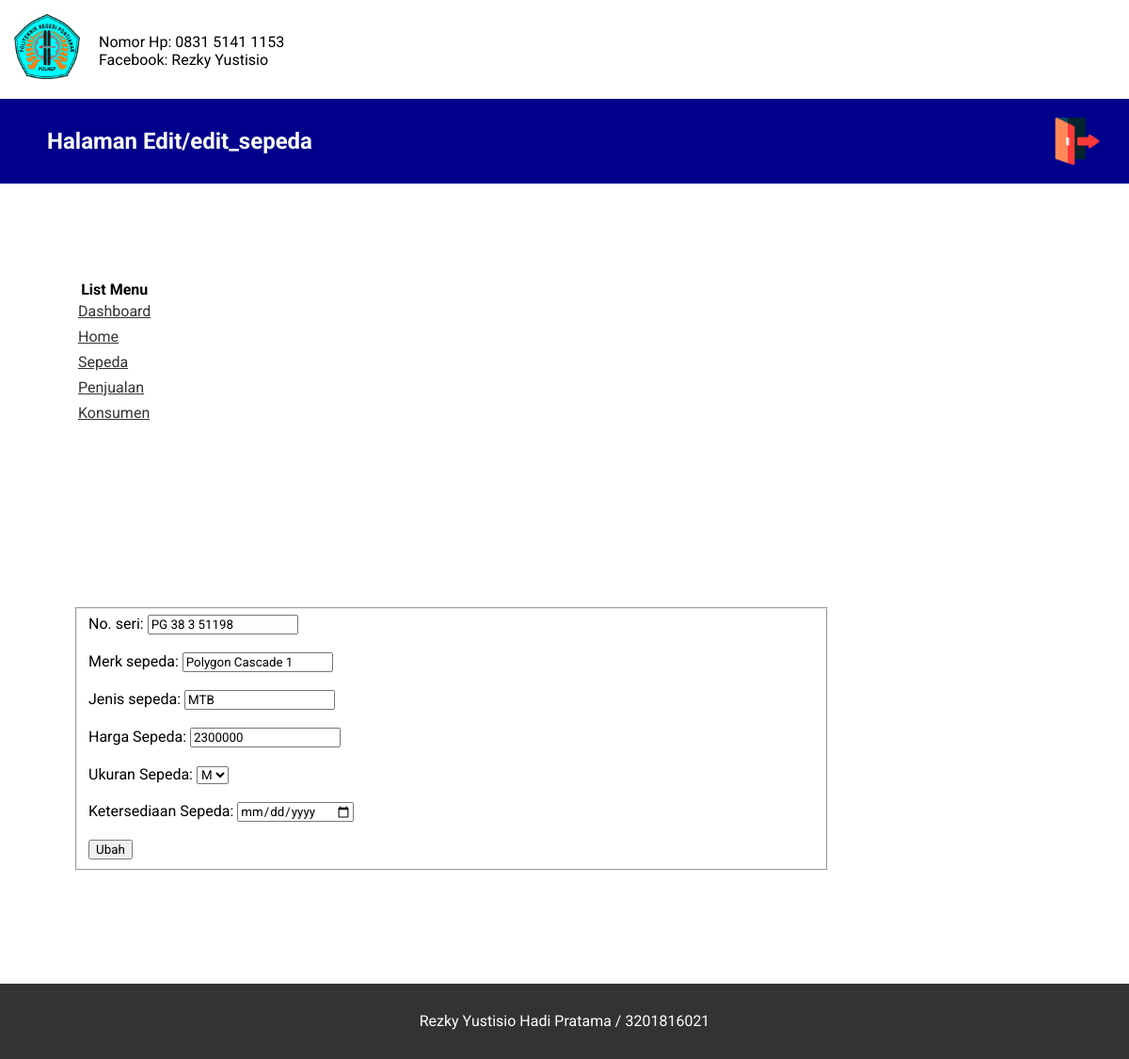
The page /Template/index.php?menu=edit/edit_sepeda&id=2 (signed in) on the database its author committed.
### tables this page shows
CREATE TABLE `sepeda` (
  `id` bigint(20) NOT NULL,
  `nomor_seri_sepeda` varchar(50) NOT NULL,
  `merk_sepeda` varchar(50) NOT NULL,
  `jenis_sepeda` varchar(50) NOT NULL,
  `harga_sepeda` int(100) NOT NULL,
  `ukuran_sepeda` enum('X','M','S','L') NOT NULL,
  `ketersedian_sepeda` datetime NOT NULL
);

### Template/pages/edit/edit_sepeda.php (the view, shortened to what this page needs)
<?php
require 'sidebar.php';
$id = $_GET['id'];
$sql = "SELECT * FROM sepeda WHERE id = '$id'";
$query = mysqli_query($db, $sql);
$list = mysqli_fetch_assoc($query);
?>
<section class="content-sepeda">
	<form method="POST" action="?menu=<?php echo $_GET['menu']; ?>&id=<?php echo $id; ?>" style="float: left; width: 800px;">
		<fieldset>
			<p>
				<label for="no-seri">No. seri: </label>
				<input type="text" name="noSeri" id="no-seri" placeholder="Nomor seri sepeda" value="<?php echo $list['nomor_seri_sepeda'] ?>">
			</p>
		<br>
			<p>
				<label for="merk-sepeda">Merk sepeda: </label>
				<input type="text" name="merkSepeda" id="merk-sepeda" placeholder="Merk sepeda" value="<?php echo $list['merk_sepeda'] ?>" required>
			</p>
		<br>
			<p>
				<label for="jenis-sepeda">Jenis sepeda: </label>
				<input type="text" name="jenisSepeda" id="jenis-sepeda" placeholder="Jenis sepeda" value="<?php echo $list['jenis_sepeda'] ?>">
			</p>
		<br>
			<p>
				<label for="harga-sepeda">Harga Sepeda: </label>
				<input type="number" name="hargaSepeda" id="harga-sepeda" placeholder="Harga sepeda" value="<?php echo $list['harga_sepeda'] ?>">
			</p>
		<br>
			<p>
				<label for="ukuran-sepeda">Ukuran Sepeda: </label>
				<?php $listUkuranSepeda = ['X', 'M', 'S', 'L']; ?>
				<select name="ukuranSepeda" id="ukuran-sepeda">
					<?php for($i = 0; $i < count($listUkuranSepeda); $i++): ?>
						<?php if($listUkuranSepeda[$i] == $list['ukuran_sepeda']): ?>
							<option selected value="<?php echo $listUkuranSepeda[$i]; ?>"><?php echo $listUkuranSepeda[$i]; ?></option>
						<?php else: ?>
							<option value="<?php echo $listUkuranSepeda[$i]; ?>"><?php echo $listUkuranSepeda[$i]; ?></option>
						<?php endif; ?>
					<?php endfor; ?>
				</select>
			</p>
		<br>
			<p>
				<label for="ketersediaan-sepeda">Ketersediaan Sepeda: </label>
				<input type="date" placeholder="Kapan sepeda ada" name="ketersediaanSepeda" value="<?php echo $list['ketersedian_sepeda']; ?>">
			</p>
		<br>
			<p>
				<input type="submit" value="Ubah" name="ubahSepeda">
			</p>
		</fieldset>
	</form>
</section>

### Template/css/style.css (style rules this page uses)
* { margin: 0 0 0 0; font-family: 'Roboto'; }
.container main .content-sepeda { width: 900px; height: 200px; float: left; margin-top: 50px; margin-left: 80px; }

### rows shown on the page
sepeda: noSeri "PG 38 3 51198", merkSepeda "Polygon Cascade 1", jenisSepeda "MTB", hargaSepeda "2300000", ukuranSepeda "M"

### other values the page prints
$_GET['menu'] "Edit/edit_sepeda"
